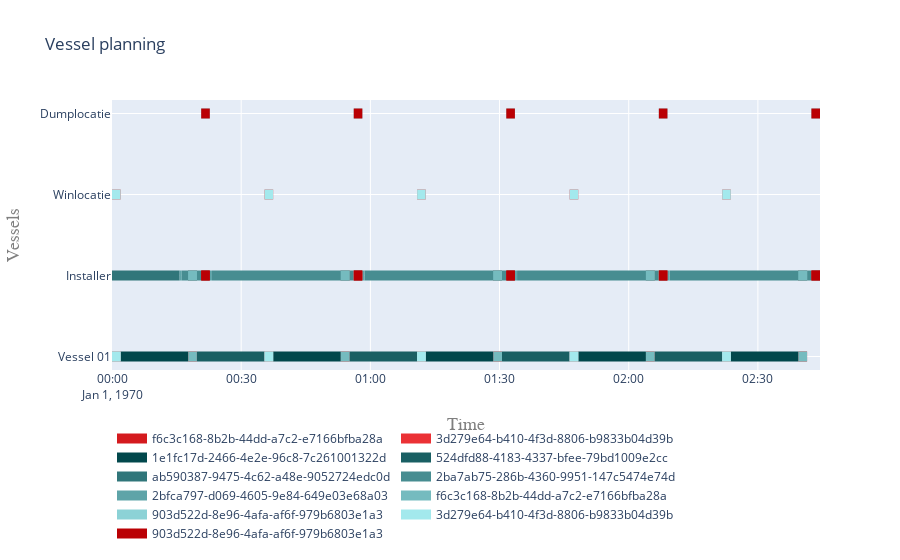

Notebook cell for this chart:
### Code cell
plot.vessel_planning([vessel, installer, from_site, to_site])
